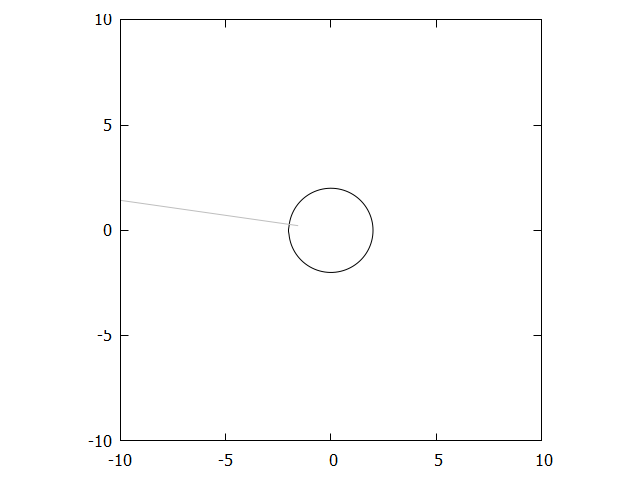

gnuplot code for this plot:
set terminal pngcairo #ターミナルをpngに設定
set output "07-22.png" #graph.pngで出力
unset key

set xrange [-10:10]
set yrange [-10:10]
set size sq

set parametric
plot [0:2*pi] 2*cos(t),2*sin(t) linecolor 'black', for [i=1:15] "r0.data" u 2*i-1:2*i with lines linecolor 'gray', for [i=16:29] "r0.data" u 2*i-1:2*i with lines linecolor 'orange'




set out
set terminal wxt enhanced